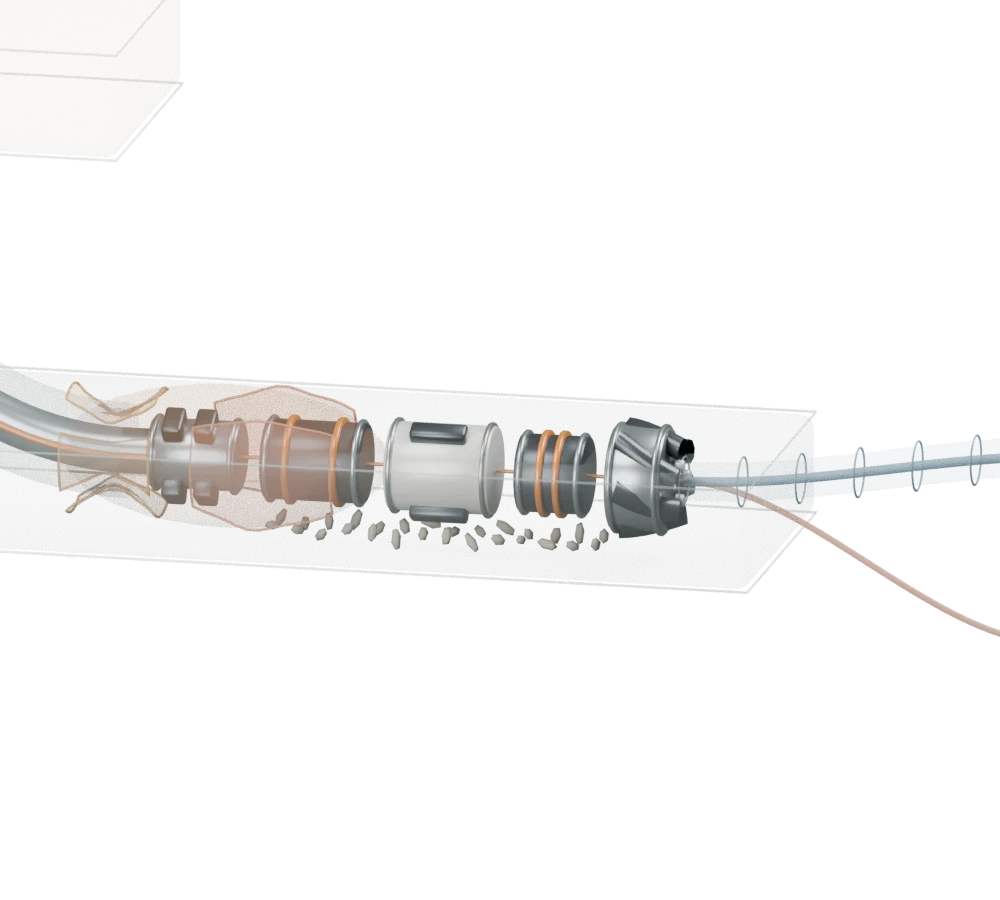
#> input picture DrillWise-Frontend/assets/images/digital-twin-intro-desktop.webp, 1000 x 900 px
$ python film-look.py ../../DrillWise-Frontend/assets/images/digital-twin-intro-desktop.webp
#> lines starting #> are read from the running program, lines starting #| are printed output that depends on the picture
# Dev tool: summarises film frames from a terminal. For each frame prints
# mean/percentile luminance, dominant hue, and a coarse ASCII map with an
# auto-exposed ramp (so dark, moody frames still show their composition).
#   python scripts/film-look.py film-frames/*.png
import sys
import colorsys
from PIL import Image

RAMP = " .:-=+*#%@"
for f in sys.argv[1:]:
    im = Image.open(f).convert("RGB")
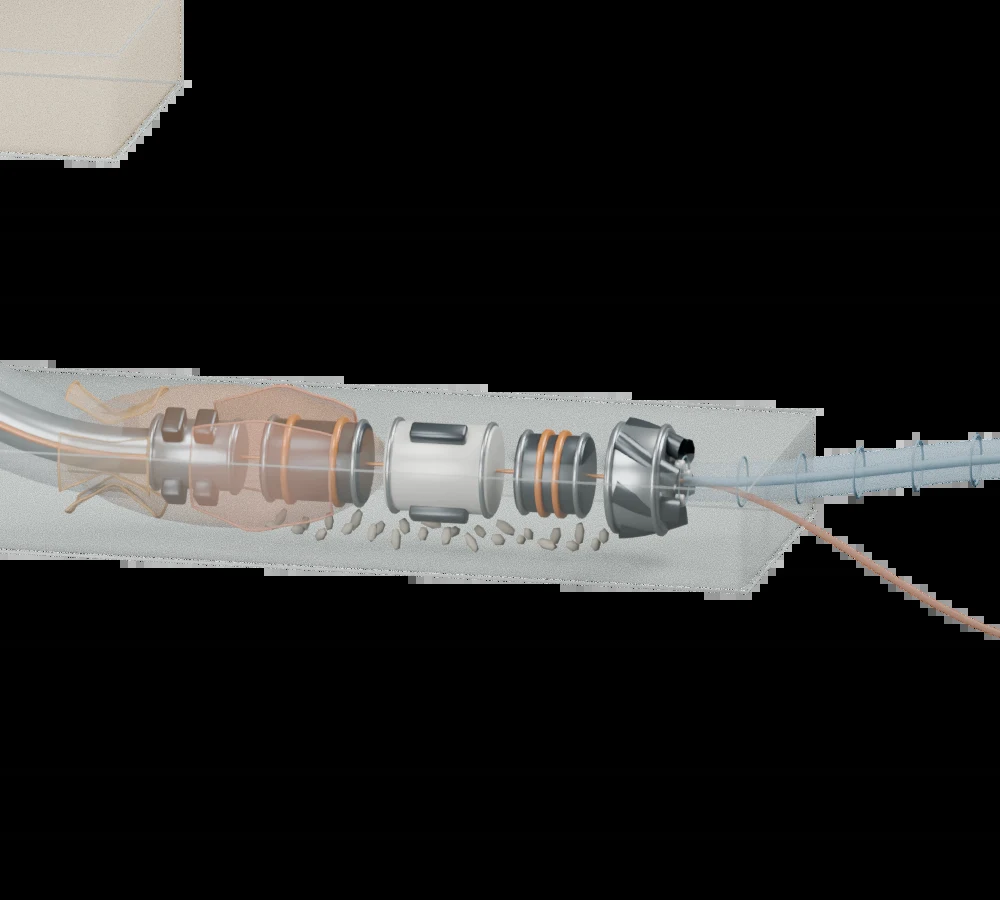
#> im: PIL image 1000x900 RGB; mean R, G, B 38.5, 38.1, 37.2
    small = im.resize((160, 90))
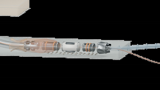
#> small: PIL image 160x90 RGB; mean R, G, B 38.6, 38.3, 37.3
    px = list(small.get_flattened_data() if hasattr(small, "get_flattened_data") else small.getdata())
#> px = 14400 items, first 6: (201, 194, 183), (201, 194, 183), (201, 194, 183), (202, 195, 183), (202, 195, 184), (203, 196, 185)
    lum = sorted(0.2126 * r + 0.7152 * g + 0.0722 * b for r, g, b in px)
#> lum = 14400 values from 0 to 225.4
    p50, p95, p99 = lum[len(lum) // 2], lum[int(len(lum) * 0.95)], lum[int(len(lum) * 0.99)]
#> p50 = 0; p95 = 190.1; p99 = 200.6
    bright = [(r, g, b) for r, g, b in px if 0.2126 * r + 0.7152 * g + 0.0722 * b > p50]
#> bright = 4273 items, first 6: (201, 194, 183), (201, 194, 183), (201, 194, 183), (202, 195, 183), (202, 195, 184), (203, 196, 185)
    ar = sum(p[0] for p in bright) / max(1, len(bright))
#> ar = 130.2
    ag = sum(p[1] for p in bright) / max(1, len(bright))
#> ag = 128.9
    ab = sum(p[2] for p in bright) / max(1, len(bright))
#> ab = 125.6
    h, s, v = colorsys.rgb_to_hsv(ar / 255, ag / 255, ab / 255)
#> h = 0.12; s = 0.0348; v = 0.51
    print(f"== {f}  mean={sum(lum)/len(lum):.1f} p50={p50:.0f} p95={p95:.0f} p99={p99:.0f}  tint=rgb({ar:.0f},{ag:.0f},{ab:.0f}) hue={h*360:.0f} sat={s:.2f}")
#| == ../../DrillWise-Frontend/assets/images/digital-twin-intro-desktop.webp  mean=38.3 p50=0 p95=190 p99=201  tint=rgb(130,129,126) hue=43 sat=0.03
    m = im.convert("L").resize((64, 20))
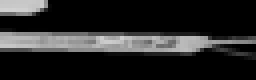
#> m: PIL image 64x20 L (shown 4 times larger); min 0, max 209, mean 38.6
    mp = m.load()
    top = max(8.0, p99)
#> top = 200.6
    for y in range(20):
        print("|" + "".join(RAMP[min(9, int(mp[x, y] / top * 9.99))] for x in range(64)) + "|")
#> this loop made 20 passes
